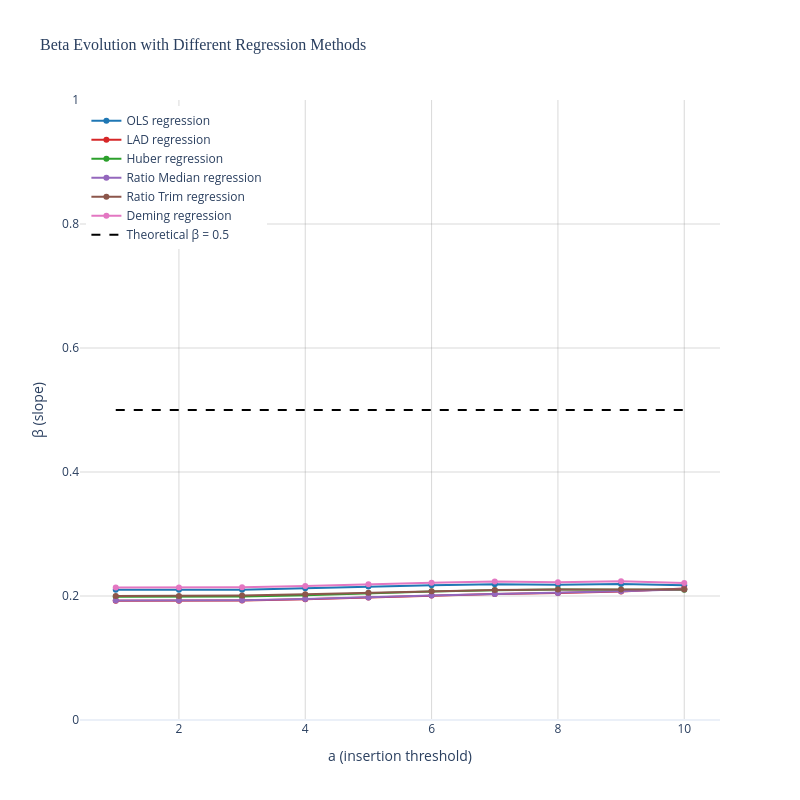

The cell this chart's notebook holds for it:
### Code cell
# Create beta(a) evolution plot with different regression estimations using Plotly
import plotly.graph_objects as go
import numpy as np

# Define all available estimation methods from beta_fit function
methods = ["ols", "lad", "huber", "ratio-median", "ratio-trim", "deming"]
method_labels = {
    "ols": "OLS", 
    "lad": "LAD", 
    "huber": "Huber",
    "ratio-median": "Ratio Median",
    "ratio-trim": "Ratio Trim",
    "deming": "Deming"
}
colors = ["#1f77b4", "#d62728", "#2ca02c", "#9467bd", "#8c564b", "#e377c2"]

# Create Plotly figure
fig = go.Figure()

# Calculate max_insertions from points_df
max_insertions = points_df["insertion"].max() if not points_df.empty else 10

# Calculate beta evolution for each method
a_values = np.arange(1, max_insertions + 1)

all_betas_evo = {}

for method_idx, method in enumerate(methods):
    betas_evo = np.full_like(a_values, np.nan, dtype=float)
    
    # Calculate alpha_global (same for all methods)
    alpha_global = float(coeffs_df["alpha_hat"].mean(skipna=True)) if not coeffs_df.empty else 0.0
    
    for idx, a in enumerate(a_values):
        # Filter points for current threshold
        mask = points_df["insertion"] >= a
        X = points_df.loc[mask, "x"].to_numpy()
        Y = points_df.loc[mask, "y"].to_numpy()
        
        if len(Y) >= 2:
            valid_mask = np.isfinite(X) & np.isfinite(Y) & (X != 0)
            if np.sum(valid_mask) >= 2:
                x_valid = X[valid_mask]
                y_valid = Y[valid_mask]
                try:
                    beta = beta_fit(x_valid, y_valid, alpha_global, method=method)
                    betas_evo[idx] = beta
                except Exception:
                    betas_evo[idx] = np.nan
    
    all_betas_evo[method] = betas_evo
    # Add trace for this method
    fig.add_trace(go.Scatter(
        x=a_values, 
        y=betas_evo, 
        mode='lines+markers',
        name=f'{method_labels[method]} regression',
        line=dict(color=colors[method_idx], width=2),
        marker=dict(size=6, color=colors[method_idx])
    ))

# Add theoretical beta line
fig.add_trace(go.Scatter(
    x=[a_values[0], a_values[-1]], 
    y=[0.5, 0.5],
    mode='lines',
    name='Theoretical β = 0.5',
    line=dict(color='black', dash='dash', width=2)
))

# Customize layout
fig.update_layout(
    title=dict(
        text='Beta Evolution with Different Regression Methods',
        font=dict(size=16, family="Arial Black")
    ),
    xaxis=dict(
        title='a (insertion threshold)',
        title_font=dict(size=14),
        tickfont=dict(size=12)
    ),
    yaxis=dict(
        title='β (slope)',
        title_font=dict(size=14),
        tickfont=dict(size=12),
        range=[0.0, 1.0]
    ),
    template='plotly_white',
    width=800,
    height=800,
    legend=dict(
        font=dict(size=12),
        orientation="v",
        yanchor="top",
        y=0.99,
        xanchor="left",
        x=0.01
    ),
    showlegend=True
)

# Add grid
fig.update_xaxes(showgrid=True, gridwidth=1, gridcolor='rgba(128,128,128,0.3)')
fig.update_yaxes(showgrid=True, gridwidth=1, gridcolor='rgba(128,128,128,0.3)')

fig.show()

### Figure 1 — Plotly figure (JSON) as saved in the notebook; plotly's stock layout.template omitted (floating-point values rounded to 4 significant figures)
{"data": [{"line": {"color": "#1f77b4", "width": 2}, "marker": {"color": "#1f77b4", "size": 6}, "mode": "lines+markers", "name": "OLS regression", "type": "scatter", "x": [1, 2, 3, 4, 5, 6, 7, 8, 9, 10], "y": [0.2099, 0.2099, 0.2103, 0.2124, 0.2151, 0.2174, 0.219, 0.2183, 0.2194, 0.2173]}, {"line": {"color": "#d62728", "width": 2}, "marker": {"color": "#d62728", "size": 6}, "mode": "lines+markers", "name": "LAD regression", "type": "scatter", "x": [1, 2, 3, 4, 5, 6, 7, 8, 9, 10], "y": [0.1924, 0.1924, 0.1929, 0.1946, 0.1974, 0.2007, 0.2034, 0.205, 0.2074, 0.2119]}, {"line": {"color": "#2ca02c", "width": 2}, "marker": {"color": "#2ca02c", "size": 6}, "mode": "lines+markers", "name": "Huber regression", "type": "scatter", "x": [1, 2, 3, 4, 5, 6, 7, 8, 9, 10], "y": [0.1988, 0.1988, 0.1992, 0.2014, 0.2045, 0.2071, 0.2093, 0.2105, 0.2101, 0.2099]}, {"line": {"color": "#9467bd", "width": 2}, "marker": {"color": "#9467bd", "size": 6}, "mode": "lines+markers", "name": "Ratio Median regression", "type": "scatter", "x": [1, 2, 3, 4, 5, 6, 7, 8, 9, 10], "y": [0.1928, 0.1928, 0.1933, 0.1953, 0.1974, 0.2007, 0.2034, 0.205, 0.2078, 0.211]}, {"line": {"color": "#8c564b", "width": 2}, "marker": {"color": "#8c564b", "size": 6}, "mode": "lines+markers", "name": "Ratio Trim regression", "type": "scatter", "x": [1, 2, 3, 4, 5, 6, 7, 8, 9, 10], "y": [0.2002, 0.2002, 0.2006, 0.2026, 0.2052, 0.2075, 0.2096, 0.2105, 0.2106, 0.2106]}, {"line": {"color": "#e377c2", "width": 2}, "marker": {"color": "#e377c2", "size": 6}, "mode": "lines+markers", "name": "Deming regression", "type": "scatter", "x": [1, 2, 3, 4, 5, 6, 7, 8, 9, 10], "y": [0.2135, 0.2135, 0.214, 0.2163, 0.2191, 0.2215, 0.2232, 0.2223, 0.2236, 0.2211]}, {"line": {"color": "black", "dash": "dash", "width": 2}, "mode": "lines", "name": "Theoretical β = 0.5", "type": "scatter", "x": [1, 10], "y": [0.5, 0.5]}], "layout": {"height": 800, "legend": {"font": {"size": 12}, "orientation": "v", "x": 0.01, "xanchor": "left", "y": 0.99, "yanchor": "top"}, "showlegend": true, "title": {"font": {"family": "Arial Black", "size": 16}, "text": "Beta Evolution with Different Regression Methods"}, "width": 800, "xaxis": {"gridcolor": "rgba(128,128,128,0.3)", "gridwidth": 1, "showgrid": true, "tickfont": {"size": 12}, "title": {"font": {"size": 14}, "text": "a (insertion threshold)"}}, "yaxis": {"gridcolor": "rgba(128,128,128,0.3)", "gridwidth": 1, "range": [0, 1], "showgrid": true, "tickfont": {"size": 12}, "title": {"font": {"size": 14}, "text": "β (slope)"}}}}
